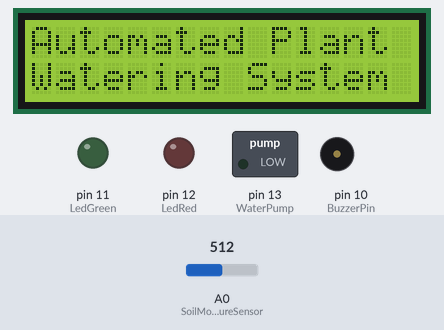
The sketch below on a simulated Arduino Uno, built with avr-gcc and run on an emulated ATmega328P. On the bench: 16×2 character LCD, switched loads named in the sketch (green lamp = pin HIGH), output pins drawn as LEDs (lit = HIGH), buzzer (waves = sounding). Inputs (shaded band) come from the test bench; at power-on: A0 (SoilMoistureSensor) = 512.

Above: at 3.0 s.
At 6.7 s:
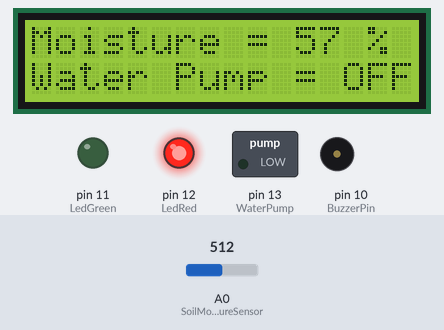
6.8 s: A0 (SoilMoistureSensor) set to 456
At 7.5 s:
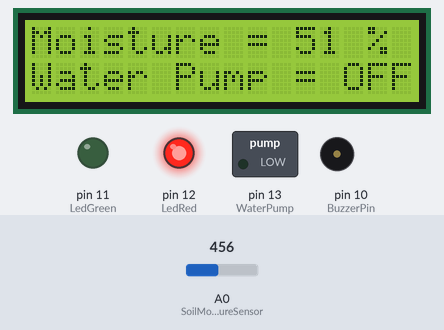
8.3 s: A0 (SoilMoistureSensor) set to 436
At 8.7 s:
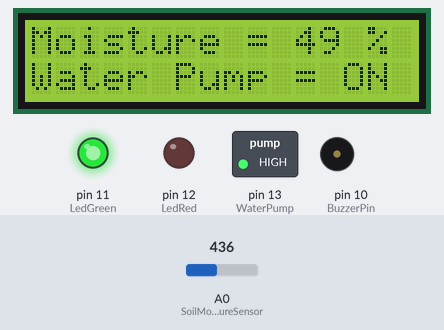
11.3 s: A0 (SoilMoistureSensor) set to 306
At 12.35 s:
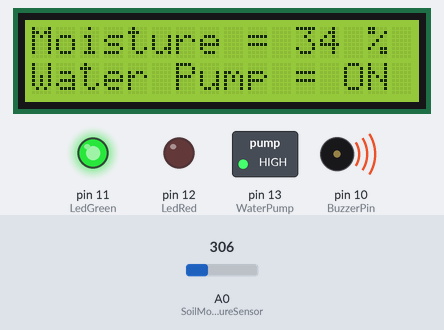
Timing chart, 0 to 18.9 s (numbered marks = the images above; inputs shaded):
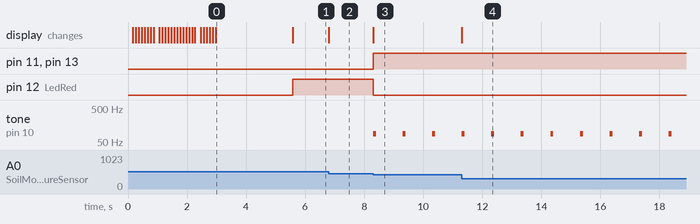

The sketch:

automated_plant_watering_system_project.ino
```cpp
#include <LiquidCrystal.h>
// Include the LiquidCrystal library, which provides functions to control the LCD display.

// Declaring variables
const int BuzzerPin = 10;             // Pin connected to the piezo buzzer
const int LedRed = 12;                // Pin connected to the red LED
const int LedGreen = 11;              // Pin connected to the green LED
const int SoilMoistureSensor = A0;    // Pin connected to the soil moisture sensor
const int WaterPump = 13;             // Pin connected to the water pump relay

LiquidCrystal lcd(2, 3, 4, 5, 6, 7);  // Create an instance of the LiquidCrystal class to control the LCD

void setup()
{
  pinMode(WaterPump, OUTPUT);         // Set the water pump pin as output
  pinMode(LedRed, OUTPUT);            // Set the red LED pin as output
  pinMode(LedGreen, OUTPUT);          // Set the green LED pin as output
  pinMode(BuzzerPin, OUTPUT);         // Set the piezo buzzer pin as output

  Serial.begin(9600);                // Initialize serial communication at 9600 bps

  lcd.begin(16, 2);                  // Initialize the LCD with 16 columns and 2 rows
  pinMode(BuzzerPin, OUTPUT);        // Set the piezo pin as output

  lcd.clear();                       // Clear the LCD display
  lcd.setCursor(0, 0);               // Set the cursor to the first column and first row

  String message1 = "Automated Plant";
  String message2 = "Watering System";

  // Display "Automated Plant" on the first row of the LCD with a delay of 100ms between characters
  for (int i = 0; i < message1.length(); i++) {
    lcd.print(message1.charAt(i));
    delay(100);
  }

  lcd.setCursor(0, 1);               // Set the cursor to the first column and second row

  // Display "Watering System" on the second row of the LCD with a delay of 100ms between characters
  for (int i = 0; i < message2.length(); i++) {
    lcd.print(message2.charAt(i));
    delay(100);
  }

  delay(2500);                       // Delay for 2.5 seconds to display the messages
  lcd.clear();                       // Clear the LCD display again
  lcd.setCursor(0, 0);               // Set the cursor to the first column and first row
  lcd.print("Moisture =");           // Display "Moisture =" on the first row
  lcd.setCursor(0, 1);               // Set the cursor to the first column and second row
  lcd.print("Water Pump =");         // Display "Water Pump =" on the second row
}

void loop()
{
  int Sensor = analogRead(SoilMoistureSensor);  // Read the value from the soil moisture sensor
  int mappedValue = map(Sensor, 0, 876, 0, 99); // Map the sensor value to a range from 0 to 99

  lcd.setCursor(11, 0);              // Set the cursor to the 12th column and first row
  lcd.print(mappedValue);            // Display the mapped value (moisture percentage) on the first row
  lcd.setCursor(14, 0);              // Set the cursor to the 15th column and first row
  lcd.print("%");                    // Display the percentage symbol on the first row
  lcd.setCursor(13, 1);              // Set the cursor to the 14th column and second row

  // Control the water pump and LEDs based on the moisture percentage
  if (mappedValue < 50) {
    digitalWrite(WaterPump, HIGH);   // Turn on the water pump
    digitalWrite(LedGreen, HIGH);    // Turn on the green LED
    digitalWrite(LedRed, LOW);       // Turn off the red LED
    lcd.print("ON ");                // Display "ON" on the second row
    playSound();                     // Play a sound using the piezo buzzer
  }
  else {
    digitalWrite(WaterPump, LOW);    // Turn off the water pump
    digitalWrite(LedGreen, LOW);     // Turn off the green LED
    digitalWrite(LedRed, HIGH);      // Turn on the red LED
    lcd.print("OFF");                // Display "OFF" on the second row
  }
}

void playSound() {
  tone(BuzzerPin, 87, 100);  // Play a tone of 87 Hz for 100 milliseconds on the piezo buzzer
  delay(1000);               // Delay for 1 second
}
```

Measured:
- the behaviour switches between 443 and 442 on A0 (SoilMoistureSensor) (found by bisection; images 2 and 3)
- after the input at 6.8 s, the display: changes at once (image 2)
- after the input at 8.3 s, pin 11 (LedGreen), pin 13 (WaterPump): LOW → HIGH at once; pin 12 (LedRed): HIGH → LOW at once; tone on pin 10 (BuzzerPin): alternates 87 Hz for 0.10 s and silent for 0.90 s, starting at once; the display: changes at once (image 3)
- after the input at 11.3 s, the display: changes at once (image 4)
- what the display in image 0 shows lasts 2.6 s, from 3.0 s to 5.6 s
